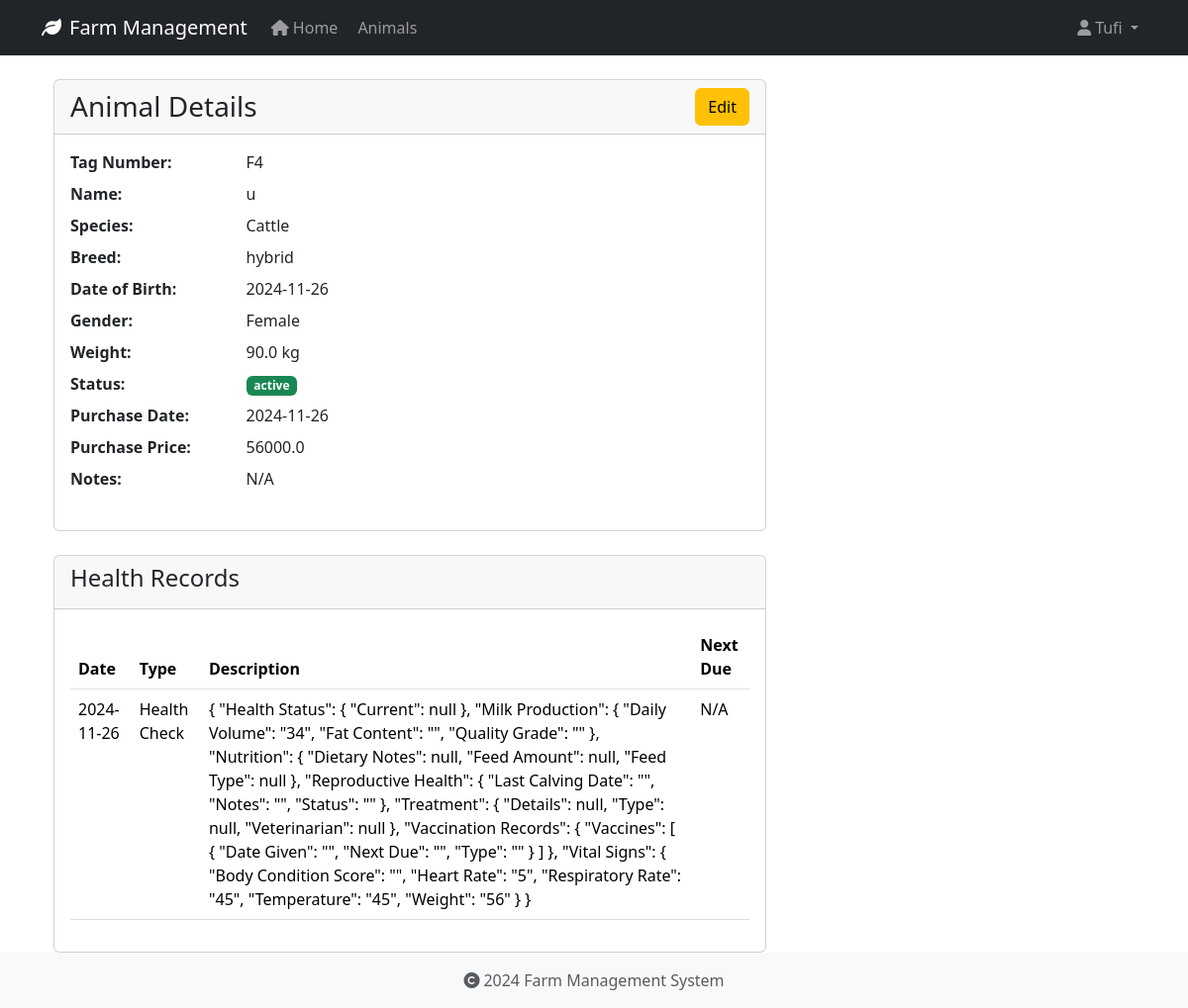
Before: /animals/11 (signed in) with the older database file.
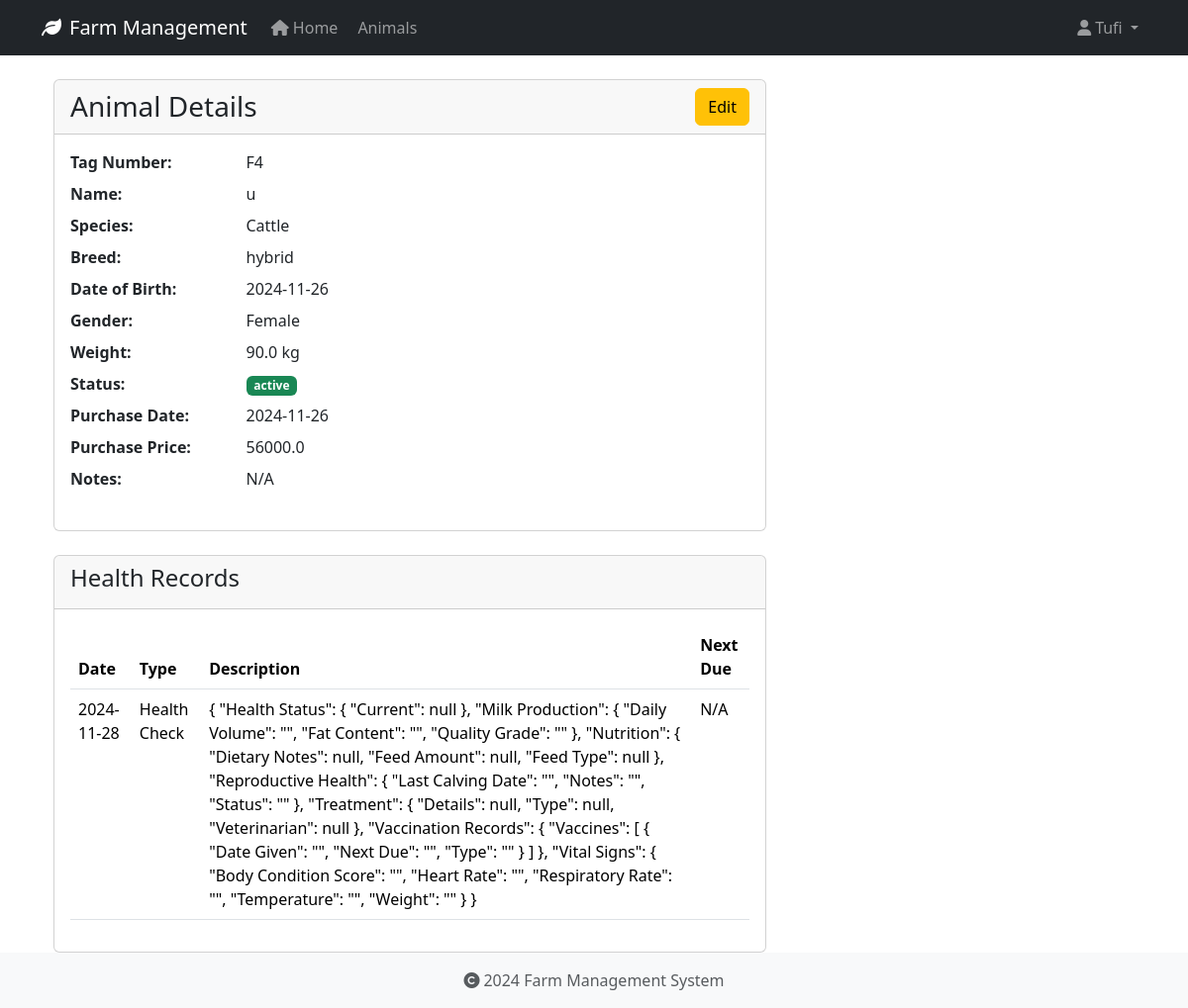
After: the same page with the newer database file.
### app/models/user.py (models this page shows, shortened)
class User(UserMixin, db.Model):
    id = db.Column(db.Integer, primary_key=True)
    username = db.Column(db.String(80), unique=True, nullable=False)
    email = db.Column(db.String(120), unique=True, nullable=False)
    password_hash = db.Column(db.String(128))
    role = db.Column(db.String(20), default='user')
    created_at = db.Column(db.DateTime, default=datetime.utcnow)
    last_login = db.Column(db.DateTime)
    is_active = db.Column(db.Boolean, default=True)
    first_name = db.Column(db.String(50))
    last_name = db.Column(db.String(50))
    reset_token = db.Column(db.String(100), unique=True)  # Store password reset token
    reset_token_expiration = db.Column(db.DateTime)       # Store token expiration time

### app/models/animal.py (models this page shows, shortened)
class Animal(db.Model):
    id = db.Column(db.Integer, primary_key=True)
    tag_number = db.Column(db.String(50), unique=True, nullable=False, index=True)
    name = db.Column(db.String(100), nullable=True)  # Explicitly mark as nullable
    species = db.Column(db.String(50), nullable=False, index=True)
    breed = db.Column(db.String(50), nullable=True)
    date_of_birth = db.Column(db.Date, nullable=True)
    gender = db.Column(db.String(20), nullable=True)
    weight = db.Column(db.Float, nullable=True)
    status = db.Column(db.String(20), default='active', nullable=False)
    purchase_date = db.Column(db.Date, nullable=True)
    purchase_price = db.Column(db.Float, nullable=True)
    notes = db.Column(db.Text, nullable=True)
    created_at = db.Column(db.DateTime, default=datetime.utcnow, nullable=False)
    updated_at = db.Column(db.DateTime, default=datetime.utcnow, onupdate=datetime.utcnow, nullable=False)
    wool_type = db.Column(db.String(50), nullable=True)
    last_shearing = db.Column(db.Date, nullable=True)
    fleece_weight = db.Column(db.Float, nullable=True)
    wool_grade = db.Column(db.String(20), nullable=True)
    lambing_status = db.Column(db.String(50), nullable=True)
    lambing_date = db.Column(db.Date, nullable=True)
    milk_production = db.Column(db.Float, nullable=True)
    last_milking = db.Column(db.Date, nullable=True)  # Changed from DateTime to Date
    milk_quality = db.Column(db.String(20), nullable=True)
    calving_status = db.Column(db.String(50), nullable=True)
    calving_date = db.Column(db.Date, nullable=True)
    milk_fat_content = db.Column(db.Float, nullable=True)
    egg_production = db.Column(db.Integer, nullable=True)
    egg_color = db.Column(db.String(20), nullable=True)
    comb_type = db.Column(db.String(20), nullable=True)
    laying_status = db.Column(db.String(20), nullable=True)
    last_laying_date = db.Column(db.Date, nullable=True)
    egg_size = db.Column(db.String(20), nullable=True)
    category = db.Column(db.String(50), nullable=True)
    special_needs = db.Column(db.Text, nullable=True)
    diet_requirements = db.Column(db.Text, nullable=True)
    habitat = db.Column(db.String(100), nullable=True)
    health_records = db.relationship('HealthRecord', backref='animal', lazy=True, cascade='all, delete-orphan')

class HealthRecord(db.Model):
    id = db.Column(db.Integer, primary_key=True)
    animal_id = db.Column(db.Integer, db.ForeignKey('animal.id', ondelete='CASCADE'), nullable=False)
    record_type = db.Column(db.String(50), nullable=False)  # Made nullable=False
    date = db.Column(db.Date, nullable=False)
    description = db.Column(db.Text, nullable=True)
    treatment = db.Column(db.Text, nullable=True)
    cost = db.Column(db.Float, nullable=True)
    next_due_date = db.Column(db.Date, nullable=True)
    created_at = db.Column(db.DateTime, default=datetime.utcnow, nullable=False)
    created_by_id = db.Column(db.Integer, db.ForeignKey('user.id', ondelete='SET NULL'), nullable=True)

### app/routes/animals.py (the view)
@bp.route('/<int:id>')
@login_required
def view(id):
    animal = Animal.query.get_or_404(id)
    return render_template('animals/view.html', animal=animal)

### app/models/user.py (called while the page is built)
@login_manager.user_loader
def load_user(user_id):
    return User.query.get(int(user_id))

### app/templates/animals/view.html (shortened to what this page needs)
{% extends "base.html" %}
{% block content %}
<div class="container">
    <div class="row">
        <div class="col-md-8">
            <div class="card">
                <div class="card-header">
                    <div class="d-flex justify-content-between align-items-center">
                        <h3 class="card-title mb-0">Animal Details</h3>
                        <a href="{{ url_for('animals.edit', id=animal.id) }}" class="btn btn-warning">Edit</a>
                    </div>
                </div>
                <div class="card-body">
                    <dl class="row">
                        <dt class="col-sm-3">Tag Number:</dt>
                        <dd class="col-sm-9">{{ animal.tag_number }}</dd>
                        <dt class="col-sm-3">Name:</dt>
                        <dd class="col-sm-9">{{ animal.name or 'N/A' }}</dd>
                        <dt class="col-sm-3">Species:</dt>
                        <dd class="col-sm-9">{{ animal.species }}</dd>
                        <dt class="col-sm-3">Breed:</dt>
                        <dd class="col-sm-9">{{ animal.breed or 'N/A' }}</dd>
                        <dt class="col-sm-3">Date of Birth:</dt>
                        <dd class="col-sm-9">{{ animal.date_of_birth.strftime('%Y-%m-%d') if animal.date_of_birth else 'N/A' }}</dd>
                        <dt class="col-sm-3">Gender:</dt>
                        <dd class="col-sm-9">{{ animal.gender or 'N/A' }}</dd>
                        <dt class="col-sm-3">Weight:</dt>
                        <dd class="col-sm-9">{{ animal.weight|round(2) if animal.weight else 'N/A' }} kg</dd>
                        <dt class="col-sm-3">Status:</dt>
                        <dd class="col-sm-9">
                            <span class="badge {% if animal.status == 'active' %}bg-success{% else %}bg-secondary{% endif %}">
                                {{ animal.status }}
                            </span>
                        </dd>
                        <dt class="col-sm-3">Purchase Date:</dt>
                        <dd class="col-sm-9">{{ animal.purchase_date.strftime('%Y-%m-%d') if animal.purchase_date else 'N/A' }}</dd>
                        <dt class="col-sm-3">Purchase Price:</dt>
                        <dd class="col-sm-9">{{ animal.purchase_price|round(2) if animal.purchase_price else 'N/A' }}</dd>
                        <dt class="col-sm-3">Notes:</dt>
                        <dd class="col-sm-9">{{ animal.notes or 'N/A' }}</dd>
                    </dl>
                </div>
            </div>
            <div class="card mt-4">
                <div class="card-header">
                    <h4>Health Records</h4>
                </div>
                <div class="card-body">
                    {% if animal.health_records %}
                        <table class="table">
                            <thead>
                                <tr>
                                    <th>Date</th>
                                    <th>Type</th>
                                    <th>Description</th>
                                    <th>Next Due</th>
                                </tr>
                            </thead>
                            <tbody>
                                {% for record in animal.health_records %}
                                <tr>
                                    <td>{{ record.date.strftime('%Y-%m-%d') }}</td>
                                    <td>{{ record.record_type }}</td>
                                    <td>{{ record.description }}</td>
                                    <td>{{ record.next_due_date.strftime('%Y-%m-%d') if record.next_due_date else 'N/A' }}</td>
                                </tr>
                                {% endfor %}
                            </tbody>
                        </table>
                    {% else %}
                        <p>No health records found.</p>
                    {% endif %}
                </div>
            </div>
        </div>
    </div>
</div>
{% endblock %}

### app/templates/base.html (shortened to what this page needs)
<!DOCTYPE html>
<html lang="en">
<head>
    <link rel="stylesheet" href="https://cdn.jsdelivr.net/npm/bootstrap@5.3.2/dist/css/bootstrap.min.css">
    <link rel="stylesheet" href="https://cdnjs.cloudflare.com/ajax/libs/font-awesome/6.0.0/css/all.min.css">
    <link rel="stylesheet" href="{{ url_for('static', filename='css/main.css') }}">
</head>
<body>
    <nav class="navbar navbar-expand-lg navbar-dark bg-dark">
        <div class="container">
            <a class="navbar-brand" href="{{ url_for('main.index') }}">
                <i class="fas fa-leaf me-2"></i>Farm Management
            </a>
            <div class="collapse navbar-collapse" id="navbarNav">
                <ul class="navbar-nav">
                    <li class="nav-item">
                        <a class="nav-link" href="{{ url_for('main.index') }}">
                            <i class="fas fa-home me-1"></i>Home
                        </a>
                    </li>
                    <li class="nav-item">
                        <a class="nav-link" href="{{ url_for('animals.index') }}">
                            Animals
                        </a>
                    </li>
                </ul>
                <ul class="navbar-nav ms-auto">
                    {% if current_user.is_authenticated %}
                        <li class="nav-item dropdown">
                            <a class="nav-link dropdown-toggle" href="#" id="userDropdown" role="button" data-bs-toggle="dropdown">
                                <i class="fas fa-user me-1"></i>{{ current_user.username }}
                            </a>
                        </li>
                    {% endif %}
                </ul>
            </div>
        </div>
    </nav>
    <main class="container mt-4">
        {% block content %}
        {% endblock %}
    </main>
    <footer class="footer mt-auto py-3 bg-light">
        <div class="container text-center">
            <span class="text-muted">
                <i class="fas fa-copyright me-1"></i>2024 Farm Management System
            </span>
        </div>
    </footer>
</body>
</html>

### app/static/css/main.css (style rules this page uses)
body { min-height: 100vh; display: flex; flex-direction: column; }
main { flex: 1 0 auto; }
.footer { flex-shrink: 0; }

Changed rows visible on the page:
removed HealthRecord: date "2024-11-26", record_type "Health Check", description "{ \"Health Status\": { \"Current\": null }, \"Milk Production\": { \"Daily Volume\": \"34\", \"Fat Content\": \"\", \"Quality Grade\": \"\" }, \"Nutrition\": { \"Dietary Notes\": null, \"Feed Amount\": null, \"Feed Type\": null }, \"Reproductive Health\": { \"Last Calving Date\": \"\", \"Notes\": \"\", \"Status\": \"\" }, \"Treatment\": { \"Details\": null, \"Type\": null, \"Veterinarian\": null }, \"Vaccination Records\": { \"Vaccines\": [ { \"Date Given\": \"\", \"Next Due\": \"\", \"Type\": \"\" } ] }, \"Vital Signs\": { \"Body Condition Score\": \"\", \"Heart Rate\": \"5\", \"Respiratory Rate\": \"45\", \"Temperature\": \"45\", \"Weight\": \"56\" } }", next_due_date "N/A"
added HealthRecord: date "2024-11-28", record_type "Health Check", description "{ \"Health Status\": { \"Current\": null }, \"Milk Production\": { \"Daily Volume\": \"\", \"Fat Content\": \"\", \"Quality Grade\": \"\" }, \"Nutrition\": { \"Dietary Notes\": null, \"Feed Amount\": null, \"Feed Type\": null }, \"Reproductive Health\": { \"Last Calving Date\": \"\", \"Notes\": \"\", \"Status\": \"\" }, \"Treatment\": { \"Details\": null, \"Type\": null, \"Veterinarian\": null }, \"Vaccination Records\": { \"Vaccines\": [ { \"Date Given\": \"\", \"Next Due\": \"\", \"Type\": \"\" } ] }, \"Vital Signs\": { \"Body Condition Score\": \"\", \"Heart Rate\": \"\", \"Respiratory Rate\": \"\", \"Temperature\": \"\", \"Weight\": \"\" } }", next_due_date "N/A"
